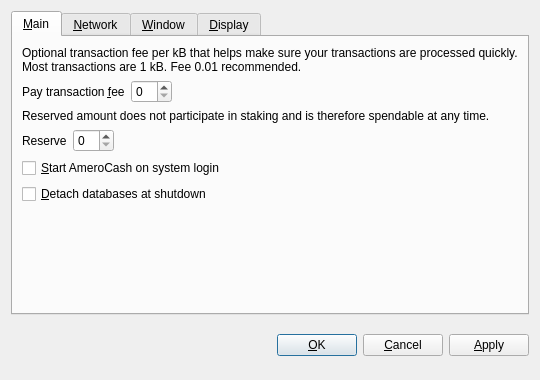
<?xml version="1.0" encoding="UTF-8"?>
<ui version="4.0">
 <class>OptionsDialog</class>
 <widget class="QDialog" name="OptionsDialog">
  <property name="geometry">
   <rect>
    <x>0</x>
    <y>0</y>
    <width>540</width>
    <height>380</height>
   </rect>
  </property>
  <property name="windowTitle">
   <string>Options</string>
  </property>
  <property name="modal">
   <bool>true</bool>
  </property>
  <layout class="QVBoxLayout" name="verticalLayout">
   <item>
    <widget class="QTabWidget" name="tabWidget">
     <property name="tabPosition">
      <enum>QTabWidget::North</enum>
     </property>
     <property name="currentIndex">
      <number>0</number>
     </property>
     <widget class="QWidget" name="tabMain">
      <attribute name="title">
       <string>&amp;Main</string>
      </attribute>
      <layout class="QVBoxLayout" name="verticalLayout_Main">
       <item>
        <widget class="QLabel" name="transactionFeeInfoLabel">
         <property name="text">
          <string>Optional transaction fee per kB that helps make sure your transactions are processed quickly. Most transactions are 1 kB. Fee 0.01 recommended.</string>
         </property>
         <property name="textFormat">
          <enum>Qt::PlainText</enum>
         </property>
         <property name="wordWrap">
          <bool>true</bool>
         </property>
        </widget>
       </item>
       <item>
        <layout class="QHBoxLayout" name="horizontalLayoutFee">
         <item>
          <widget class="QLabel" name="transactionFeeLabel">
           <property name="text">
            <string>Pay transaction &amp;fee</string>
           </property>
           <property name="textFormat">
            <enum>Qt::PlainText</enum>
           </property>
           <property name="buddy">
            <cstring>transactionFee</cstring>
           </property>
          </widget>
         </item>
         <item>
          <widget class="BitcoinAmountField" name="transactionFee"/>
         </item>
         <item>
          <spacer name="horizontalSpacerFee">
           <property name="orientation">
            <enum>Qt::Horizontal</enum>
           </property>
           <property name="sizeHint" stdset="0">
            <size>
             <width>40</width>
             <height>20</height>
            </size>
           </property>
          </spacer>
         </item>
        </layout>
       </item>
       <item>
        <widget class="QLabel" name="reserveBalanceInfoLabel">
         <property name="text">
          <string>Reserved amount does not participate in staking and is therefore spendable at any time.</string>
         </property>
         <property name="textFormat">
          <enum>Qt::PlainText</enum>
         </property>
         <property name="wordWrap">
          <bool>true</bool>
         </property>
        </widget>
       </item>
       <item>
        <layout class="QHBoxLayout" name="horizontalLayoutReserveBalance">
         <item>
          <widget class="QLabel" name="reserveBalanceLabel">
           <property name="text">
            <string>Reserve</string>
           </property>
           <property name="textFormat">
            <enum>Qt::PlainText</enum>
           </property>
           <property name="buddy">
            <cstring>reserveBalance</cstring>
           </property>
          </widget>
         </item>
         <item>
          <widget class="BitcoinAmountField" name="reserveBalance"/>
         </item>
         <item>
          <spacer name="horizontalSpacerReserveBalance">
           <property name="orientation">
            <enum>Qt::Horizontal</enum>
           </property>
           <property name="sizeHint" stdset="0">
            <size>
             <width>40</width>
             <height>20</height>
            </size>
           </property>
          </spacer>
         </item>
        </layout>
       </item>
       <item>
        <widget class="QCheckBox" name="bitcoinAtStartup">
         <property name="toolTip">
          <string>Automatically start AmeroCash after logging in to the system.</string>
         </property>
         <property name="text">
          <string>&amp;Start AmeroCash on system login</string>
         </property>
        </widget>
       </item>
       <item>
        <widget class="QCheckBox" name="detachDatabases">
         <property name="toolTip">
          <string>Detach block and address databases at shutdown. This means they can be moved to another data directory, but it slows down shutdown. The wallet is always detached.</string>
         </property>
         <property name="text">
          <string>&amp;Detach databases at shutdown</string>
         </property>
        </widget>
       </item>
       <item>
        <layout class="QHBoxLayout" name="horizontalLayout_2"/>
       </item>
       <item>
        <spacer name="verticalSpacer_Main">
         <property name="orientation">
          <enum>Qt::Vertical</enum>
         </property>
         <property name="sizeHint" stdset="0">
          <size>
           <width>20</width>
           <height>40</height>
          </size>
         </property>
        </spacer>
       </item>
      </layout>
     </widget>
     <widget class="QWidget" name="tabNetwork">
      <attribute name="title">
       <string>&amp;Network</string>
      </attribute>
      <layout class="QVBoxLayout" name="verticalLayout_Network">
       <item>
        <widget class="QCheckBox" name="mapPortUpnp">
         <property name="toolTip">
          <string>Automatically open the AmeroCash client port on the router. This only works when your router supports UPnP and it is enabled.</string>
         </property>
         <property name="text">
          <string>Map port using &amp;UPnP</string>
         </property>
        </widget>
       </item>
       <item>
        <widget class="QCheckBox" name="connectSocks">
         <property name="toolTip">
          <string>Connect to the AmeroCash network through a SOCKS proxy (e.g. when connecting through Tor).</string>
         </property>
         <property name="text">
          <string>&amp;Connect through SOCKS proxy:</string>
         </property>
        </widget>
       </item>
       <item>
        <layout class="QHBoxLayout" name="horizontalLayout_Network">
         <item>
          <widget class="QLabel" name="proxyIpLabel">
           <property name="text">
            <string>Proxy &amp;IP:</string>
           </property>
           <property name="textFormat">
            <enum>Qt::PlainText</enum>
           </property>
           <property name="buddy">
            <cstring>proxyIp</cstring>
           </property>
          </widget>
         </item>
         <item>
          <widget class="QValidatedLineEdit" name="proxyIp">
           <property name="maximumSize">
            <size>
             <width>140</width>
             <height>16777215</height>
            </size>
           </property>
           <property name="toolTip">
            <string>IP address of the proxy (e.g. 127.0.0.1)</string>
           </property>
          </widget>
         </item>
         <item>
          <widget class="QLabel" name="proxyPortLabel">
           <property name="text">
            <string>&amp;Port:</string>
           </property>
           <property name="textFormat">
            <enum>Qt::PlainText</enum>
           </property>
           <property name="buddy">
            <cstring>proxyPort</cstring>
           </property>
          </widget>
         </item>
         <item>
          <widget class="QLineEdit" name="proxyPort">
           <property name="maximumSize">
            <size>
             <width>55</width>
             <height>16777215</height>
            </size>
           </property>
           <property name="toolTip">
            <string>Port of the proxy (e.g. 9050)</string>
           </property>
          </widget>
         </item>
         <item>
          <widget class="QLabel" name="socksVersionLabel">
           <property name="text">
            <string>SOCKS &amp;Version:</string>
           </property>
           <property name="textFormat">
            <enum>Qt::PlainText</enum>
           </property>
           <property name="buddy">
            <cstring>socksVersion</cstring>
           </property>
          </widget>
         </item>
         <item>
          <widget class="QValueComboBox" name="socksVersion">
           <property name="toolTip">
            <string>SOCKS version of the proxy (e.g. 5)</string>
           </property>
          </widget>
         </item>
         <item>
          <spacer name="horizontalSpacer_Network">
           <property name="orientation">
            <enum>Qt::Horizontal</enum>
           </property>
           <property name="sizeHint" stdset="0">
            <size>
             <width>40</width>
             <height>20</height>
            </size>
           </property>
          </spacer>
         </item>
        </layout>
       </item>
       <item>
        <spacer name="verticalSpacer_Network">
         <property name="orientation">
          <enum>Qt::Vertical</enum>
         </property>
         <property name="sizeHint" stdset="0">
          <size>
           <width>20</width>
           <height>40</height>
          </size>
         </property>
        </spacer>
       </item>
      </layout>
     </widget>
     <widget class="QWidget" name="tabWindow">
      <attribute name="title">
       <string>&amp;Window</string>
      </attribute>
      <layout class="QVBoxLayout" name="verticalLayout_Window">
       <item>
        <widget class="QCheckBox" name="minimizeToTray">
         <property name="toolTip">
          <string>Show only a tray icon after minimizing the window.</string>
         </property>
         <property name="text">
          <string>&amp;Minimize to the tray instead of the taskbar</string>
         </property>
        </widget>
       </item>
       <item>
        <widget class="QCheckBox" name="minimizeOnClose">
         <property name="toolTip">
          <string>Minimize instead of exit the application when the window is closed. When this option is enabled, the application will be closed only after selecting Quit in the menu.</string>
         </property>
         <property name="text">
          <string>M&amp;inimize on close</string>
         </property>
        </widget>
       </item>
       <item>
        <spacer name="verticalSpacer_Window">
         <property name="orientation">
          <enum>Qt::Vertical</enum>
         </property>
         <property name="sizeHint" stdset="0">
          <size>
           <width>20</width>
           <height>40</height>
          </size>
         </property>
        </spacer>
       </item>
      </layout>
     </widget>
     <widget class="QWidget" name="tabDisplay">
      <attribute name="title">
       <string>&amp;Display</string>
      </attribute>
      <layout class="QVBoxLayout" name="verticalLayout_Display">
       <item>
        <layout class="QHBoxLayout" name="horizontalLayout_1_Display">
         <item>
          <widget class="QLabel" name="langLabel">
           <property name="text">
            <string>User Interface &amp;language:</string>
           </property>
           <property name="textFormat">
            <enum>Qt::PlainText</enum>
           </property>
           <property name="buddy">
            <cstring>lang</cstring>
           </property>
          </widget>
         </item>
         <item>
          <widget class="QValueComboBox" name="lang">
           <property name="toolTip">
            <string>The user interface language can be set here. This setting will take effect after restarting AmeroCash.</string>
           </property>
          </widget>
         </item>
        </layout>
       </item>
       <item>
        <layout class="QHBoxLayout" name="horizontalLayout_2_Display">
         <item>
          <widget class="QLabel" name="unitLabel">
           <property name="text">
            <string>&amp;Unit to show amounts in:</string>
           </property>
           <property name="textFormat">
            <enum>Qt::PlainText</enum>
           </property>
           <property name="buddy">
            <cstring>unit</cstring>
           </property>
          </widget>
         </item>
         <item>
          <widget class="QValueComboBox" name="unit">
           <property name="toolTip">
            <string>Choose the default subdivision unit to show in the interface and when sending coins.</string>
           </property>
          </widget>
         </item>
        </layout>
       </item>
       <item>
        <widget class="QCheckBox" name="displayAddresses">
         <property name="toolTip">
          <string>Whether to show AmeroCash addresses in the transaction list or not.</string>
         </property>
         <property name="text">
          <string>&amp;Display addresses in transaction list</string>
         </property>
        </widget>
       </item>
       <item>
        <widget class="QCheckBox" name="coinControlFeatures">
         <property name="toolTip">
          <string>Whether to show coin control features or not.</string>
         </property>
         <property name="text">
          <string>Display coin &amp;control features (experts only!)</string>
         </property>
        </widget>
       </item>
       <item>
        <spacer name="verticalSpacer_Display">
         <property name="orientation">
          <enum>Qt::Vertical</enum>
         </property>
         <property name="sizeHint" stdset="0">
          <size>
           <width>20</width>
           <height>40</height>
          </size>
         </property>
        </spacer>
       </item>
      </layout>
     </widget>
    </widget>
   </item>
   <item>
    <layout class="QHBoxLayout" name="horizontalLayout_Buttons">
     <item>
      <spacer name="horizontalSpacer_1">
       <property name="orientation">
        <enum>Qt::Horizontal</enum>
       </property>
       <property name="sizeHint" stdset="0">
        <size>
         <width>40</width>
         <height>48</height>
        </size>
       </property>
      </spacer>
     </item>
     <item>
      <widget class="QLabel" name="statusLabel">
       <property name="font">
        <font>
         <weight>75</weight>
         <bold>true</bold>
        </font>
       </property>
       <property name="text">
        <string/>
       </property>
       <property name="textFormat">
        <enum>Qt::PlainText</enum>
       </property>
       <property name="wordWrap">
        <bool>true</bool>
       </property>
      </widget>
     </item>
     <item>
      <spacer name="horizontalSpacer_2">
       <property name="orientation">
        <enum>Qt::Horizontal</enum>
       </property>
       <property name="sizeHint" stdset="0">
        <size>
         <width>40</width>
         <height>48</height>
        </size>
       </property>
      </spacer>
     </item>
     <item>
      <widget class="QPushButton" name="okButton">
       <property name="text">
        <string>&amp;OK</string>
       </property>
      </widget>
     </item>
     <item>
      <widget class="QPushButton" name="cancelButton">
       <property name="text">
        <string>&amp;Cancel</string>
       </property>
       <property name="autoDefault">
        <bool>false</bool>
       </property>
      </widget>
     </item>
     <item>
      <widget class="QPushButton" name="applyButton">
       <property name="text">
        <string>&amp;Apply</string>
       </property>
       <property name="autoDefault">
        <bool>false</bool>
       </property>
      </widget>
     </item>
    </layout>
   </item>
  </layout>
 </widget>
 <customwidgets>
  <customwidget>
   <class>BitcoinAmountField</class>
   <extends>QSpinBox</extends>
   <header>bitcoinamountfield.h</header>
  </customwidget>
  <customwidget>
   <class>QValueComboBox</class>
   <extends>QComboBox</extends>
   <header>qvaluecombobox.h</header>
  </customwidget>
  <customwidget>
   <class>QValidatedLineEdit</class>
   <extends>QLineEdit</extends>
   <header>qvalidatedlineedit.h</header>
  </customwidget>
 </customwidgets>
 <resources/>
 <connections/>
</ui>
